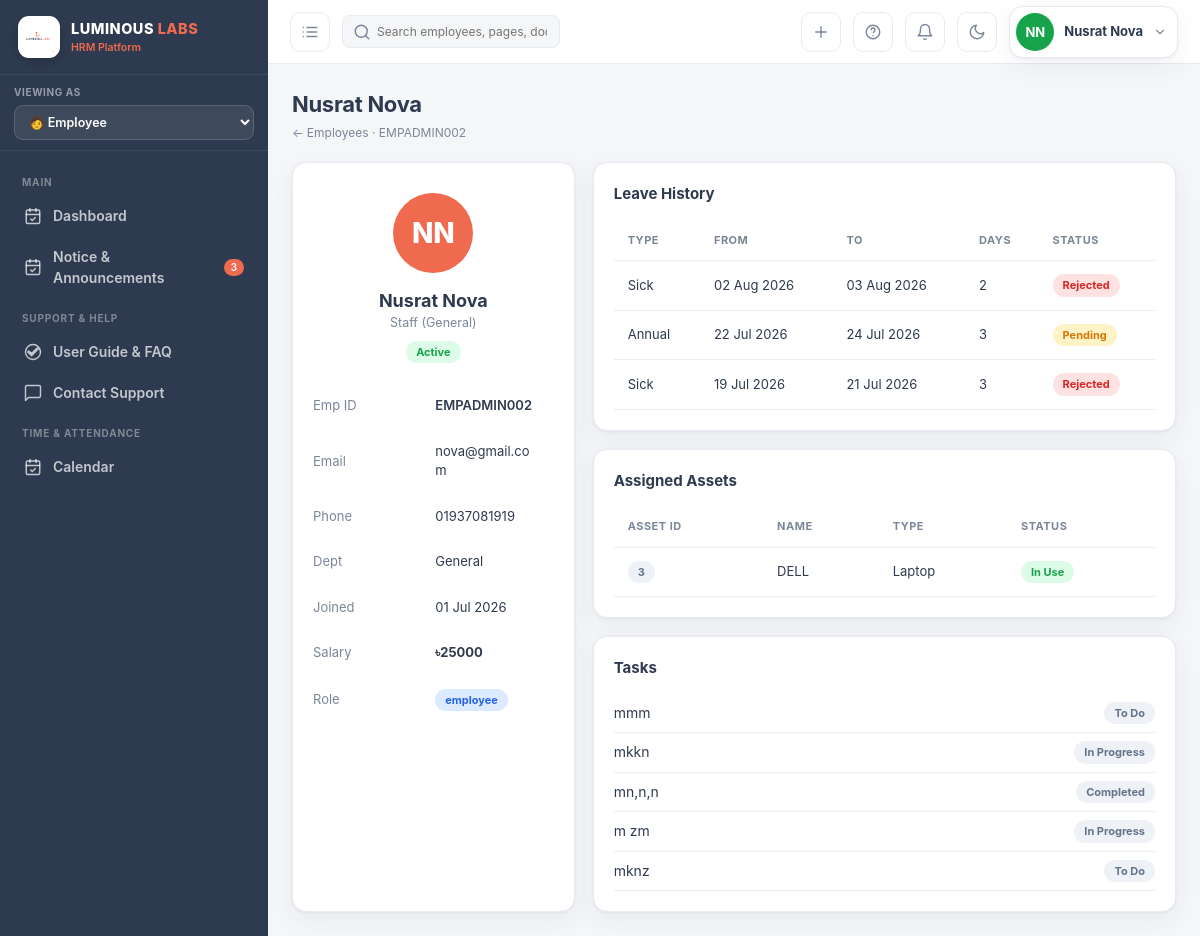
The app's page /employees/7/?view_role=employee (signed in), older data.
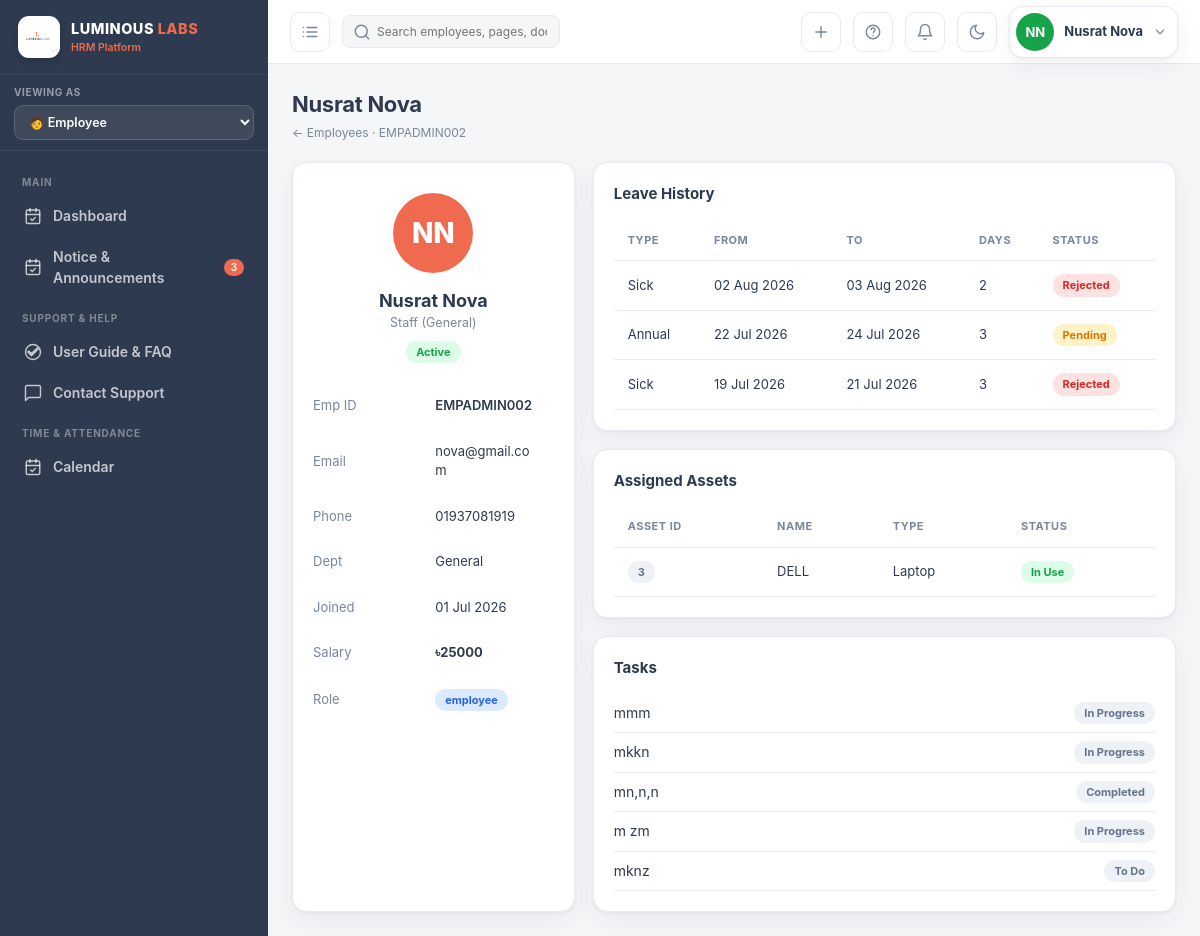
The same page, newer data.
### hrm_app/models.py (models this page shows, shortened)
class Task(models.Model):
    PRIORITY_CHOICES = [
        ("Low", "Low"),
        ("Medium", "Medium"),
        ("High", "High"),
        ("Critical", "Critical"),
    ]
    title = models.CharField(max_length=200)
    project = models.ForeignKey(
        Project,
        on_delete=models.CASCADE,
        related_name="tasks"
    )
    assignee = models.ForeignKey(
        Employee,
        on_delete=models.CASCADE,
        related_name="tasks"
    )
    due_date = models.DateField()
    priority = models.CharField(
        max_length=10,
        choices=PRIORITY_CHOICES,
        default="Medium"
    )
    status = models.ForeignKey(
        TaskStatus,
        on_delete=models.PROTECT,
        related_name="tasks"
    )
    progress = models.PositiveIntegerField(default=0)
    description = models.TextField(blank=True)
    color = models.CharField(
        max_length=7,
        default="#FF6B00",
        help_text="Task card color"
    )
    image = models.ImageField(
        upload_to='task_images/',
        blank=True,
        null=True,
        help_text="Optional image for this task"
    )
    document = models.FileField(
        upload_to='task_documents/',
        blank=True,
        null=True,
        help_text="Optional document for this task"
    )
    created_at = models.DateTimeField(auto_now_add=True)
    class Meta:
        ordering = ["-created_at"]

class TaskStatus(models.Model):
    project = models.ForeignKey(
        Project,
        on_delete=models.CASCADE,
        related_name="task_statuses"
    )
    name = models.CharField(max_length=50)
    color = models.CharField(
        max_length=7,
        default="#6B7280",
        help_text="Kanban column color in hex format"
    )
    order = models.PositiveIntegerField(
        default=0,
        help_text="Order of the status on the Kanban board"
    )
    active = models.BooleanField(default=True)
    class Meta:
        ordering = ["order", "id"]
        constraints = [
            models.UniqueConstraint(
                fields=["project", "name"],
                name="unique_task_status_per_project"
            )
        ]
    def __str__(self):
        return self.name

### hrm_app/views.py (the view)
@login_required
def user_detail(request, pk):
    emp = get_object_or_404(Employee, pk=pk)
    if request.user.role == Role.EMPLOYEE:
        if emp.user != request.user:
            raise PermissionDenied
    is_my_profile = (request.user == emp.user)
    leaves = LeaveRequest.objects.filter(employee=emp)[:5]
    assets = Asset.objects.filter(assigned_to=emp)
    tasks = Task.objects.filter(assignee=emp)[:5]
    payslips = Payslip.objects.filter(employee=emp)[:3]
    return render(request, 'hrm/user_detail.html', _ctx(
        request,
        emp=emp,
        leaves=leaves,
        assets=assets,
        tasks=tasks,
        payslips=payslips,
        is_my_profile=is_my_profile
    ))

### hrm_app/context_processors.py (called while the page is built)
def role_menu_permissions(request):
    allowed_menus = []
    if request.user.is_authenticated:
        if request.user.role == "super_admin":
          allowed_menus = []
        else:
            allowed_menus = list(
                UserPermission.objects.filter(
                    user=request.user,
                    can_view=True
                ).values_list("module", flat=True)
            )
    return {
        "allowed_menus": allowed_menus
    }

### hrm_app/models.py (called while the page is built)
    def __str__(self):
        return self.name

    def __str__(self):
        return f"{self.title} ({self.department})"

    def __str__(self):
        return self.name

### hrm_app/templates/hrm/user_detail.html (shortened to what this page needs)
{% extends 'hrm/base.html' %}
{% block content %}
<div class="page-head">
  <div>
    <h1>{{ emp.user.get_full_name }}</h1>
    <div class="crumb"><a href="{% url 'user_list' %}">← Employees</a> · {{ emp.emp_id }}</div>
  </div>
</div>
<div class="grid cols-3">
  <div class="card pad" style="grid-column:span 1">
    <div style="text-align:center;padding:10px 0 20px">
      <div style="width:80px;height:80px;border-radius:50%;background:{{ emp.avatar_color }};color:#fff;font-size:28px;font-weight:800;display:grid;place-items:center;margin:0 auto 14px">{{ emp.avatar_initials }}</div>
      <h2 style="font-size:18px">{{ emp.user.get_full_name }}</h2>
      <p class="sub">{{ emp.designation|default:"No designation" }}</p>
      <span class="tag t-{% if emp.status == 'Active' %}green{% elif emp.status == 'On Leave' %}amber{% else %}gray{% endif %}" style="margin-top:8px">{{ emp.status }}</span>
    </div>
    <table style="font-size:13px">
      <tr><td style="color:var(--muted);padding:6px 0;border:none;width:45%">Emp ID</td><td style="border:none;font-weight:600">{{ emp.emp_id }}</td></tr>
      <tr><td style="color:var(--muted);padding:6px 0;border:none">Email</td><td style="border:none;word-break:break-all">{{ emp.user.email }}</td></tr>
      <tr><td style="color:var(--muted);padding:6px 0;border:none">Phone</td><td style="border:none">{{ emp.phone|default:"—" }}</td></tr>
      <tr><td style="color:var(--muted);padding:6px 0;border:none">Dept</td><td style="border:none">{{ emp.department|default:"—" }}</td></tr>
      <tr><td style="color:var(--muted);padding:6px 0;border:none">Joined</td><td style="border:none">{{ emp.join_date|date:"d M Y" }}</td></tr>
      <tr><td style="color:var(--muted);padding:6px 0;border:none">Salary</td><td style="border:none;font-weight:700">৳{{ emp.salary|floatformat:0 }}</td></tr>
      <tr><td style="color:var(--muted);padding:6px 0;border:none">Role</td><td style="border:none"><span class="tag t-blue">{{ emp.user.role }}</span></td></tr>
    </table>
  </div>
  <div style="grid-column:span 2;display:flex;flex-direction:column;gap:18px">
    <div class="card pad">
      <div class="section-title" style="margin-top:0">Leave History</div>
      <table>
        <thead><tr><th>Type</th><th>From</th><th>To</th><th>Days</th><th>Status</th></tr></thead>
        <tbody>
        {% for lv in leaves %}
        <tr>
          <td>{{ lv.leave_type }}</td>
          <td>{{ lv.from_date|date:"d M Y" }}</td>
          <td>{{ lv.to_date|date:"d M Y" }}</td>
          <td>{{ lv.days }}</td>
          <td><span class="tag t-{% if lv.status == 'Approved' %}green{% elif lv.status == 'Rejected' %}red{% else %}amber{% endif %}">{{ lv.status }}</span></td>
        </tr>
        {% empty %}<tr><td colspan="5" style="color:var(--muted)">No leave records.</td></tr>{% endfor %}
        </tbody>
      </table>
    </div>
    <div class="card pad">
      <div class="section-title" style="margin-top:0">Assigned Assets</div>
      <table>
        <thead><tr><th>Asset ID</th><th>Name</th><th>Type</th><th>Status</th></tr></thead>
        <tbody>
        {% for a in assets %}
        <tr>
          <td><span class="tag t-gray">{{ a.asset_id }}</span></td>
          <td>{{ a.name }}</td><td>{{ a.asset_type }}</td>
          <td><span class="tag t-green">{{ a.status }}</span></td>
        </tr>
        {% empty %}<tr><td colspan="4" style="color:var(--muted)">No assets assigned.</td></tr>{% endfor %}
        </tbody>
      </table>
    </div>
    <div class="card pad">
      <div class="section-title" style="margin-top:0">Tasks</div>
      {% for t in tasks %}
      <div style="display:flex;justify-content:space-between;padding:8px 0;border-bottom:1px solid var(--line)">
        <span>{{ t.title }}</span>
        <span class="tag t-{% if t.status == 'Done' %}green{% elif t.status == 'In Progress' %}blue{% else %}gray{% endif %}">{{ t.status }}</span>
      </div>
      {% empty %}<p class="sub">No tasks.</p>{% endfor %}
    </div>
  </div>
</div>
{% endblock %}

Row changes from the older to the newer data that the page shows:
changed Task "mmm": status "To Do" → "In Progress"
